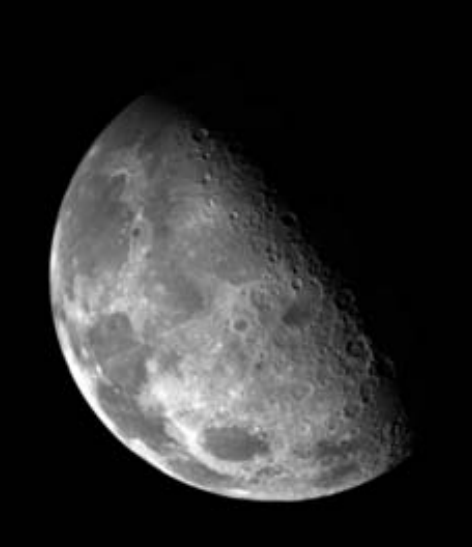
#> input picture ConceptRevisionExam/moon.png, 472 x 547 px
$ python laplacian.py
#> lines starting #> are read from the running program, lines starting #| are printed output that depends on the picture; after the words box and inside, x2 and y2 are one past the last pixel; in counts of white or black regions, pixels touching at a corner belong together
import numpy as np
import cv2
import matplotlib.pyplot as plt
import math

image = cv2.imread('./moon.png', cv2.IMREAD_GRAYSCALE)
#> image is the input picture: shape (547, 472); min 0, max 255, mean 44.9

dx, dy = image.shape
#> dx = 547; dy = 472

laplacianf = np.array([[1, 1, 1],
    [1, -8, 1],
    [1, 1, 1]])


laplacian = np.zeros((dx, dy))
output_image = np.zeros((dx, dy))
padded_image = np.pad(image, ((1, 1), (1, 1)), 'constant')


test = np.array([[1, 2, 3], [4, 5, 6], [7, 8, 9]])


# print(sobelx * test[0:3, 0:3])
# print(np.sum(sobelx * test[0:3, 0:3]))

for i in range(1, dx):
    for j in range(1, dy):
        d2fxy = np.sum(padded_image[i-1:i+2, j-1:j+2] * laplacianf)
        laplacian[i-1, j-1] = d2fxy
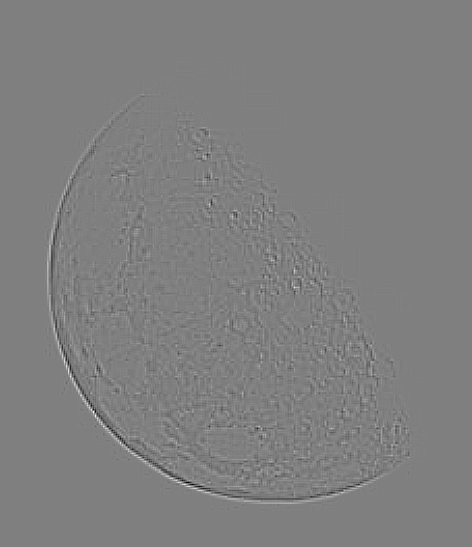
#> laplacian: shape (547, 472) float64; min -235, max 234, mean 0; drawn with min black and max white


fm = laplacian - np.min(laplacian)

fs = np.uint8(255 * (fm / np.max(fm)))

output_image = image * laplacian
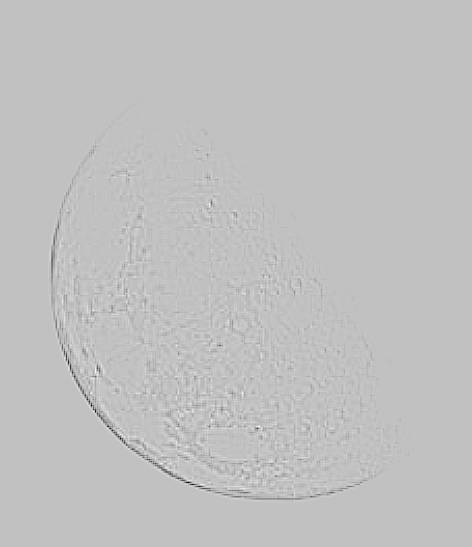
#> output_image: shape (547, 472) float64; min -52416, max 16808, mean -103.6; drawn with min black and max white


cv2.imshow('image', image)
cv2.imshow('sd', laplacian.astype(np.uint8))
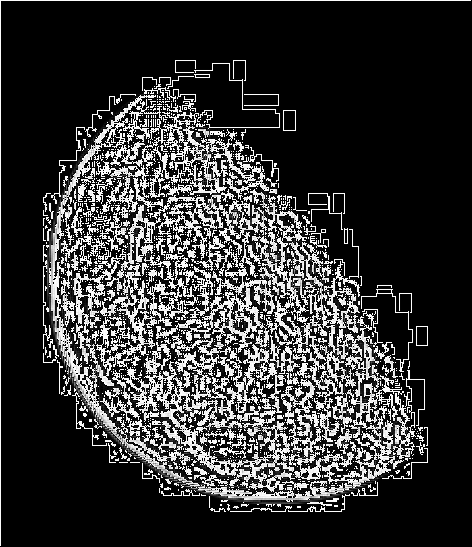
#> window 'sd': shape (547, 472); min 0, max 255, mean 52.8
cv2.imshow('sd2', fs)
cv2.imshow('final', output_image)
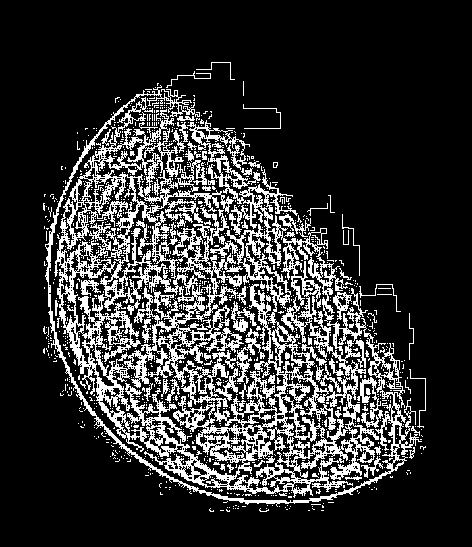
#> window 'final': shape (547, 472); 19.6% white in thin lines or dots, all inside (x1, y1, x2, y2) = (43, 62, 426, 512)
cv2.waitKey(0)


plt.show()
